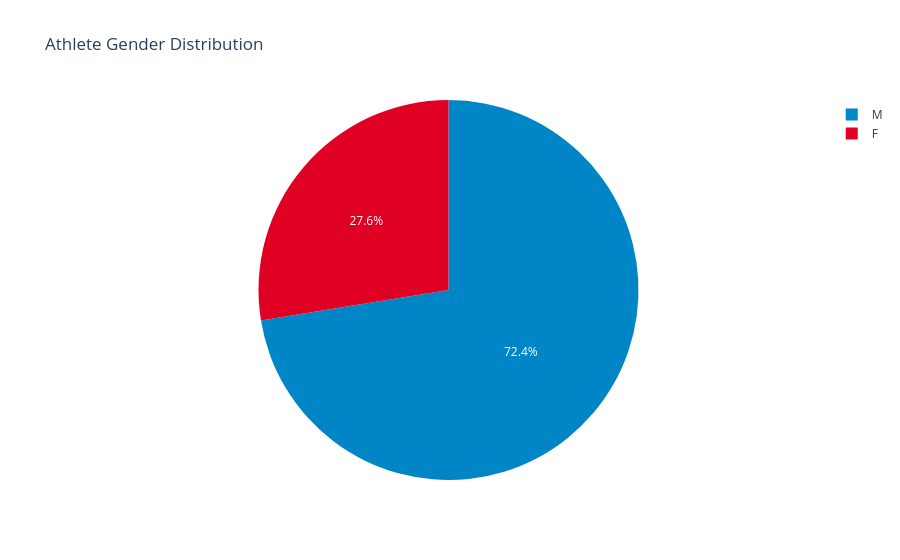

This figure's notebook cell:
### Code cell
# Sex distribution
sex_counts = df['Sex'].value_counts()
fig = px.pie(values=sex_counts.values, names=sex_counts.index,
             title='Athlete Gender Distribution',
             color_discrete_sequence=['#0085C7','#DF0024'])
fig.show()

### Figure 1 — Plotly figure (JSON) as saved in the notebook; plotly's stock layout.template omitted (floating-point values rounded to 4 significant figures)
{"data": [{"domain": {"x": [0, 1], "y": [0, 1]}, "hovertemplate": "label=%{label}<br>value=%{value}<extra></extra>", "labels": ["M", "F"], "legendgroup": "", "name": "", "showlegend": true, "type": "pie", "values": [195353, 74378]}], "layout": {"legend": {"tracegroupgap": 0}, "piecolorway": ["#0085C7", "#DF0024"], "title": {"text": "Athlete Gender Distribution"}}}
